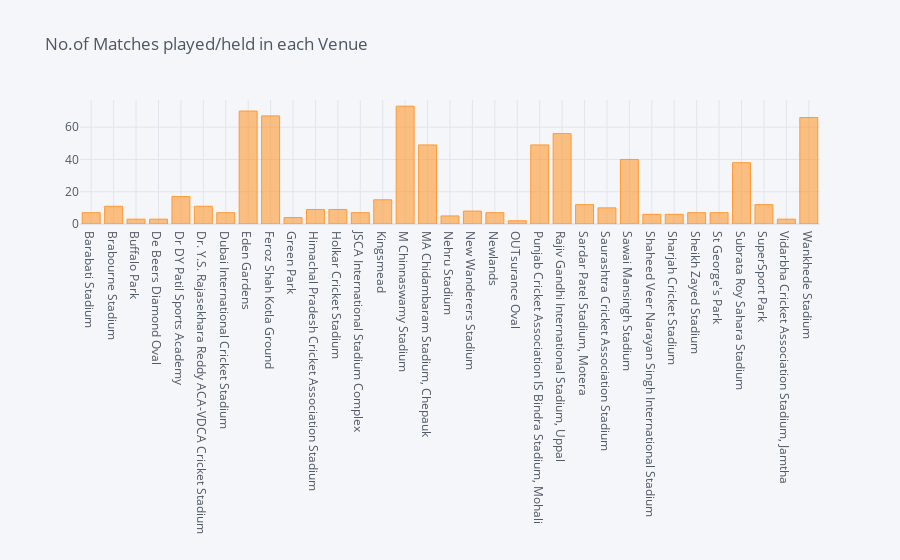

Source (notebook cell):
### Markdown cell above
<a id=section50110></a>
#### 5.1.10 No.of Matches played in each Venue (using sinle line)

### Code cell
matches.groupby(['venue'])['match_id'].count().iplot(kind='bar', title='No.of Matches played/held in each Venue')

### Figure 1 — Plotly figure (JSON) as saved in the notebook; plotly's stock layout.template omitted (floating-point values rounded to 4 significant figures)
{"data": [{"marker": {"color": "rgba(255, 153, 51, 0.6)", "line": {"color": "rgba(255, 153, 51, 1.0)", "width": 1}}, "name": "match_id", "orientation": "v", "text": "", "type": "bar", "x": ["Barabati Stadium", "Brabourne Stadium", "Buffalo Park", "De Beers Diamond Oval", "Dr DY Patil Sports Academy", "Dr. Y.S. Rajasekhara Reddy ACA-VDCA Cricket Stadium", "Dubai International Cricket Stadium", "Eden Gardens", "Feroz Shah Kotla Ground", "Green Park", "Himachal Pradesh Cricket Association Stadium", "Holkar Cricket Stadium", "JSCA International Stadium Complex", "Kingsmead", "M Chinnaswamy Stadium", "MA Chidambaram Stadium, Chepauk", "Nehru Stadium", "New Wanderers Stadium", "Newlands", "OUTsurance Oval", "Punjab Cricket Association IS Bindra Stadium, Mohali", "Rajiv Gandhi International Stadium, Uppal", "Sardar Patel Stadium, Motera", "Saurashtra Cricket Association Stadium", "Sawai Mansingh Stadium", "Shaheed Veer Narayan Singh International Stadium", "Sharjah Cricket Stadium", "Sheikh Zayed Stadium", "St George's Park", "Subrata Roy Sahara Stadium", "SuperSport Park", "Vidarbha Cricket Association Stadium, Jamtha", "Wankhede Stadium"], "y": [7, 11, 3, 3, 17, 11, 7, 70, 67, 4, 9, 9, 7, 15, 73, 49, 5, 8, 7, 2, 49, 56, 12, 10, 40, 6, 6, 7, 7, 38, 12, 3, 66]}], "layout": {"legend": {"bgcolor": "#F5F6F9", "font": {"color": "#4D5663"}}, "paper_bgcolor": "#F5F6F9", "plot_bgcolor": "#F5F6F9", "title": {"font": {"color": "#4D5663"}, "text": "No.of Matches played/held in each Venue"}, "xaxis": {"gridcolor": "#E1E5ED", "showgrid": true, "tickfont": {"color": "#4D5663"}, "title": {"font": {"color": "#4D5663"}, "text": ""}, "zerolinecolor": "#E1E5ED"}, "yaxis": {"gridcolor": "#E1E5ED", "showgrid": true, "tickfont": {"color": "#4D5663"}, "title": {"font": {"color": "#4D5663"}, "text": ""}, "zerolinecolor": "#E1E5ED"}}}
